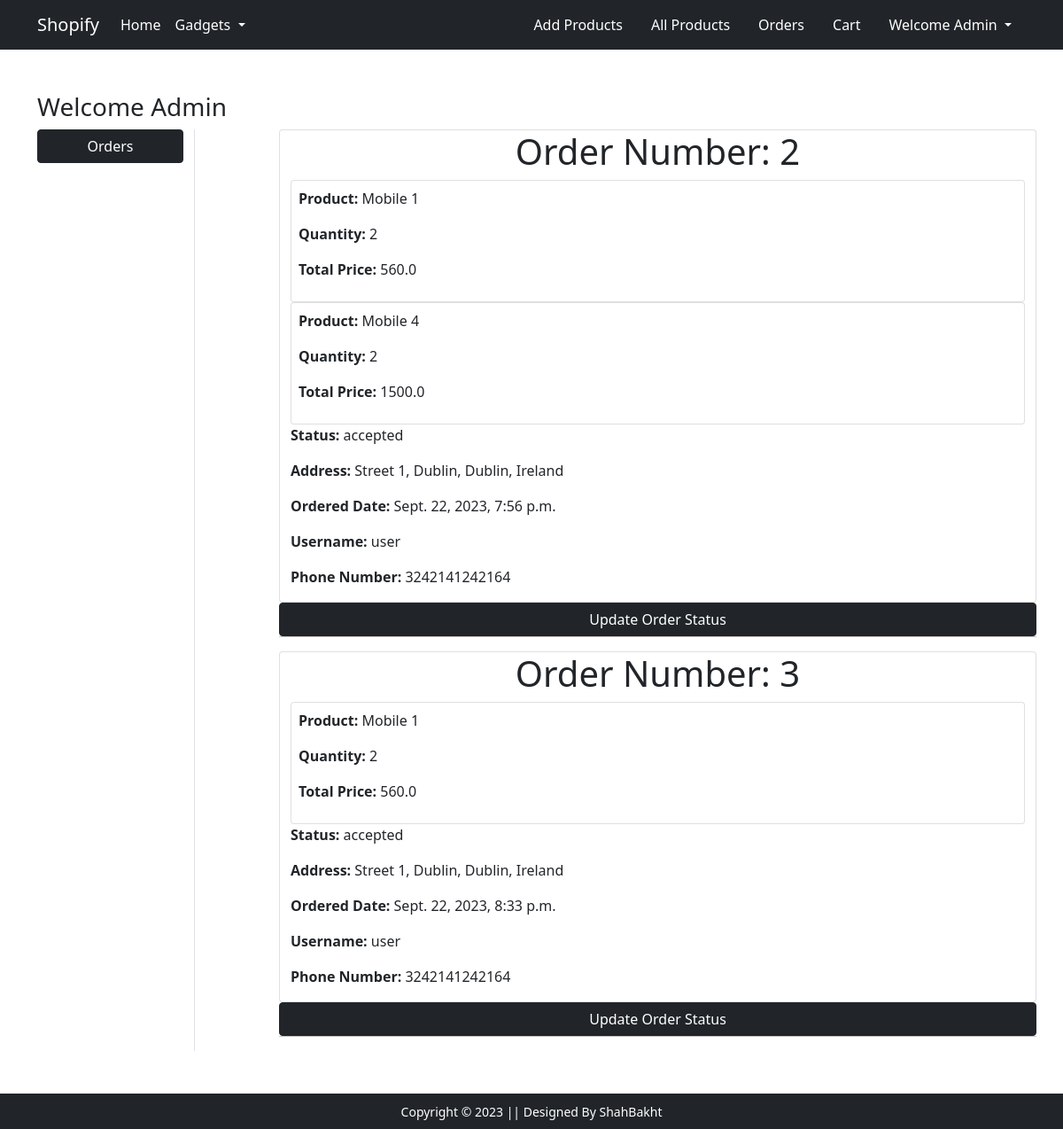
Screenshot of /admins/orders (signed in) with the database file from the repository.
### main/models.py (models this page shows, shortened)
class Order(models.Model):
  user = models.ForeignKey(User, on_delete=models.CASCADE, related_name='orders')
  address = models.ForeignKey(Address, on_delete=models.CASCADE, related_name='orders')
  ordered_date = models.DateTimeField(auto_now_add=True)
  status = models.CharField(max_length=20, choices=STATUS_CHOICES, default='pending')

class Item(models.Model):
  order = models.ForeignKey(Order, on_delete=models.CASCADE, related_name='items')
  product = models.ForeignKey(Product, on_delete=models.CASCADE, related_name='ordered_items')
  quantity = models.IntegerField(default=1)
  @property
  def total_cost(self):
    return self.quantity * self.product.discounted_price

class Product(models.Model):
  title = models.CharField(max_length=100)
  description = models.TextField()
  selling_price = models.FloatField()
  discounted_price = models.FloatField()
  brand = models.CharField(max_length=100)
  category = models.CharField(choices=CATEGORIES, max_length=50)
  product_image = models.ImageField(upload_to='products_images')

class Address(models.Model):
  street = models.TextField()
  state = models.CharField(max_length=100)
  city = models.CharField(max_length=100)
  country = models.CharField(max_length=100)
  zip_code = models.CharField(max_length=100)
  phone_number = models.CharField(max_length=20)
  user = models.ForeignKey(User, on_delete=models.CASCADE, related_name='addresses')
  @property
  def formatted_address(self):
    return f"{self.street},  {self.state}, {self.city}, {self.country}"

### main/views.py (the view)
# urls.py: path('admins/orders', views.admin_orders, name="admin_orders"),
@login_required(login_url='login')
def admin_orders(request):
  if request.user.is_superuser:
    orders = Order.objects.all()
    template_name = 'main/admin_orders.html'
    context = {
      'orders': orders
    }
    return render(request, template_name, context)
  else:
    return redirect(reverse('home'))

### main/templates/main/admin_orders.html (shortened to what this page needs)
{% extends 'main/base.html' %}
{% load static %}
{% block main-content %}
<div class="container my-5">
 <div class="row">
 <h3>Welcome {{ request.user.username | capfirst }}</h3>
  <div class="col-sm-2 border-end">
   <ul class="list-unstyled">
    <li class="d-grid"><a href="{% url 'orders' %}" class="btn btn-dark">Orders</a></li>
   </ul>
  </div>
  <div class="col-sm-9 offset-sm-1">
    {% if orders %}
      {% for order in orders %}
        <div class="row">
          <div class="col-sm-12 card">
            <h1 class="text-center">Order Number: {{order.id}}</h1>
            {% for item in order.items.all %}
              <div class="card p-2">
                <p><strong>Product: </strong> {{item.product.title}}</p>
                <p><strong>Quantity: </strong> {{item.quantity}}</p>
                <p><strong>Total Price: </strong> {{item.total_cost}}</p>
              </div>
            {% endfor %}
            <p><strong>Status: </strong> {{order.status}}</p>
            <p><strong>Address: </strong> {{order.address.formatted_address}}</p>
            <p><strong>Ordered Date: </strong> {{order.ordered_date}}</p>
            <p><strong>Username: </strong> {{order.user.username}}</p>
            <p><strong>Phone Number: </strong> {{order.address.phone_number}}</p>
          </div>
          <a href="{% url 'update_order_status' order.id %}" class="btn btn-dark">Update Order Status</a>
          <hr>
        </div>
      {% endfor %}
    {% endif %}
  </div>
 </div>
</div>
{% endblock main-content %}

### main/templates/main/base.html (shortened to what this page needs)
<!doctype html>
{% load static %}
<html lang="en">
  <head>
    <link href="https://cdn.jsdelivr.net/npm/bootstrap@5.0.0-beta1/dist/css/bootstrap.min.css" rel="stylesheet">
    <link rel="stylesheet" href="{% static 'main/css/owl.carousel.min.css' %}">
    <link rel="stylesheet" href="{% static 'main/css/all.min.css' %}">
    <link rel="stylesheet" href="{% static 'main/css/style.css' %}">
  </head>
  <body>
    <nav class="navbar navbar-expand-lg navbar-dark bg-dark">
     <div class="container">
       <a class="navbar-brand" href="/">Shopify</a>
       <div class="collapse navbar-collapse" id="navbarSupportedContent">
         <ul class="navbar-nav me-auto mb-2 mb-lg-0">
           <li class="nav-item">
             <a class="nav-link active" aria-current="page" href="/">Home</a>
           </li>
           <li class="nav-item dropdown">
             <a class="nav-link dropdown-toggle text-white" href="#" id="electronicsDropdown" role="button" data-bs-toggle="dropdown" aria-expanded="false">
               Gadgets
             </a>
           </li>
         </ul>
         <div>
          <ul class="navbar-nav me-auto mb-2 mb-lg-0">
          {% if request.user.is_authenticated %}
            {% if request.user.is_superuser %}
              <li class="nav-item mx-2">
                <a href="{% url 'new_product' %}" class="nav-link text-white">Add Products</a>
              </li>
              <li class="nav-item mx-2">
                <a href="{% url 'products' %}" class="nav-link text-white">All Products</a>
              </li>
              <li class="nav-item mx-2">
                <a href="{% url 'admin_orders' %}" class="nav-link text-white">Orders</a>
              </li>
            {% endif %}
            <li class="nav-item mx-2">
              <a href="{% url 'shopping_cart' %}" class="nav-link text-white"> Cart </a>
            </li>
            <li class="nav-item dropdown mx-2">
              <a class="nav-link dropdown-toggle text-white" href="#" id="profileDropdown" role="button" data-bs-toggle="dropdown" aria-expanded="false">
                Welcome {{ request.user.username | capfirst }}
              </a>
            </li>
          {% endif %}
          </ul>
         </div>
       </div>
     </div>
    </nav>
    {% block main-content %} {% endblock main-content %}
    <footer class="container-fluid bg-dark text-center p-2 mt-5">
        <small class="text-white">Copyright &copy; 2023 || Designed By ShahBakht</small>
    </footer>
  </body>
</html>

### rows the page displays
Order: id "2", status "accepted", address.formatted_address "Street 1, Dublin, Dublin, Ireland", ordered_date "Sept. 22, 2023, 7:56 p.m.", user.username "user", address.phone_number "3242141242164"
Item: product "Mobile 1", quantity "2", total_cost "560.0"
Item: product "Mobile 4", quantity "2", total_cost "1500.0"
Order: id "3", status "accepted", address.formatted_address "Street 1, Dublin, Dublin, Ireland", ordered_date "Sept. 22, 2023, 8:33 p.m.", user.username "user", address.phone_number "3242141242164"
Item: product "Mobile 1", quantity "2", total_cost "560.0"

### other values shown
{{ request.user.username | capfirst }} "Admin"
